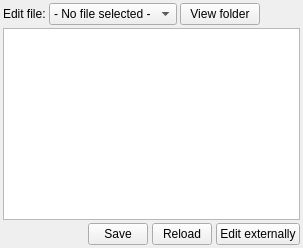
        <widget class="QWidget" name="tab_Editor">
         <attribute name="title">
          <string>Editor</string>
         </attribute>
         <layout class="QVBoxLayout" name="verticalLayout_18">
          <property name="spacing">
           <number>3</number>
          </property>
          <property name="leftMargin">
           <number>3</number>
          </property>
          <property name="topMargin">
           <number>3</number>
          </property>
          <property name="rightMargin">
           <number>3</number>
          </property>
          <property name="bottomMargin">
           <number>3</number>
          </property>
          <item>
           <layout class="QHBoxLayout" name="horizontalLayout_18">
            <property name="spacing">
             <number>3</number>
            </property>
            <item>
             <widget class="QLabel" name="label_26">
              <property name="maximumSize">
               <size>
                <width>150</width>
                <height>16777215</height>
               </size>
              </property>
              <property name="text">
               <string>Edit file:</string>
              </property>
             </widget>
            </item>
            <item>
             <widget class="QComboBox" name="combo_EditFile">
              <property name="maximumSize">
               <size>
                <width>150</width>
                <height>16777215</height>
               </size>
              </property>
              <property name="currentIndex">
               <number>0</number>
              </property>
              <item>
               <property name="text">
                <string>- No file selected -</string>
               </property>
              </item>
              <item>
               <property name="text">
                <string>UwTerminalX.ini</string>
               </property>
              </item>
              <item>
               <property name="text">
                <string>Devices.ini</string>
               </property>
              </item>
             </widget>
            </item>
            <item>
             <widget class="QPushButton" name="btn_EditViewFolder">
              <property name="text">
               <string>View folder</string>
              </property>
             </widget>
            </item>
            <item>
             <spacer name="horizontalSpacer_2">
              <property name="orientation">
               <enum>Qt::Horizontal</enum>
              </property>
              <property name="sizeHint" stdset="0">
               <size>
                <width>40</width>
                <height>20</height>
               </size>
              </property>
             </spacer>
            </item>
           </layout>
          </item>
          <item>
           <layout class="QVBoxLayout" name="verticalLayout_19">
            <property name="spacing">
             <number>3</number>
            </property>
            <item>
             <widget class="QPlainTextEdit" name="text_EditData">
              <property name="undoRedoEnabled">
               <bool>true</bool>
              </property>
              <property name="readOnly">
               <bool>false</bool>
              </property>
             </widget>
            </item>
            <item>
             <layout class="QHBoxLayout" name="horizontalLayout_17">
              <property name="spacing">
               <number>4</number>
              </property>
              <property name="topMargin">
               <number>0</number>
              </property>
              <item>
               <widget class="QLabel" name="label_EditInfo">
                <property name="text">
                 <string/>
                </property>
               </widget>
              </item>
              <item>
               <widget class="QPushButton" name="btn_EditSave">
                <property name="maximumSize">
                 <size>
                  <width>60</width>
                  <height>16777215</height>
                 </size>
                </property>
                <property name="text">
                 <string>Save</string>
                </property>
               </widget>
              </item>
              <item>
               <widget class="QPushButton" name="btn_EditLoad">
                <property name="maximumSize">
                 <size>
                  <width>60</width>
                  <height>16777215</height>
                 </size>
                </property>
                <property name="text">
                 <string>Reload</string>
                </property>
               </widget>
              </item>
              <item>
               <widget class="QPushButton" name="btn_EditExternal">
                <property name="maximumSize">
                 <size>
                  <width>100</width>
                  <height>16777215</height>
                 </size>
                </property>
                <property name="text">
                 <string>Edit externally</string>
                </property>
               </widget>
              </item>
             </layout>
            </item>
           </layout>
          </item>
         </layout>
        </widget>
